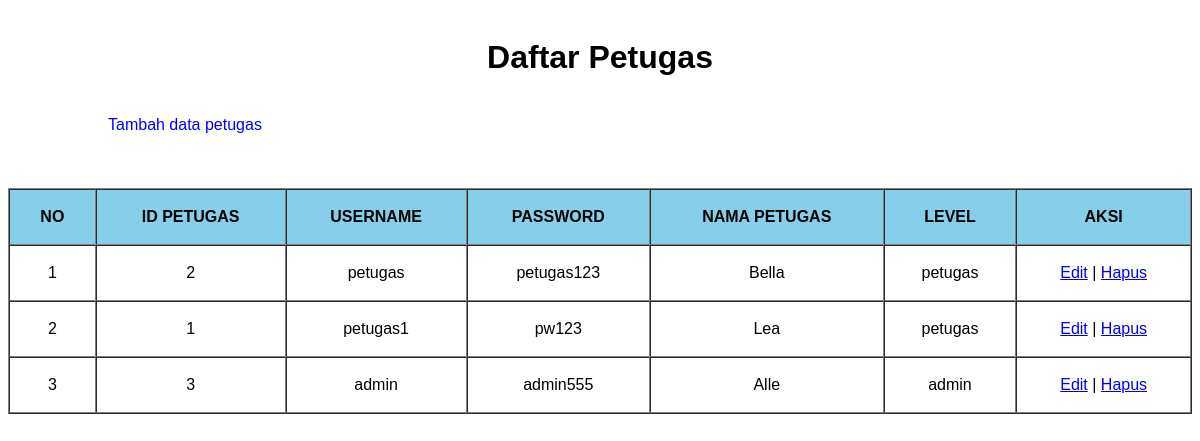
Screenshot of /crud_petugas/index.php with the database file from the repository.
### tables this page shows
CREATE TABLE `petugas` (
  `id_petugas` int(11) NOT NULL,
  `username` varchar(25) NOT NULL,
  `password` varchar(32) NOT NULL,
  `nama_petugas` varchar(35) NOT NULL,
  `level` enum('admin','petugas') NOT NULL
);

### crud_petugas/functions.php (called while the page is built, shortened)
<?php
$conn = mysqli_connect("localhost", "root", "", "db_spp");
function query($query) {
	global $conn;
	$result = mysqli_query($conn, $query);
	$rows = [];
	while( $row = mysqli_fetch_assoc($result) ) {
		$rows[]= $row;
	}
	return $rows;;
}
 ?>

### crud_petugas/index.php (the view, shortened to what this page needs)
<?php
require 'functions.php';
$petugas = query("SELECT * FROM petugas ");
?>
<!DOCTYPE html>
<html>
<head>
</head>
<body>
	<h1>Daftar Petugas</h1>
	<a class="tmbh" href="tambah_petugas.php">Tambah data petugas</a>
	<br><br><br><br>
	<table border="1" cellpadding="10" cellspacing="0">
		<tr>
			<th>NO</th>
			<th>ID PETUGAS</th>
			<th>USERNAME</th>
			<th>PASSWORD</th>
			<th>NAMA PETUGAS</th>
			<th>LEVEL</th>
			<th>AKSI</th>
		</tr>
		<?php $i = 1; ?>
		<?php foreach( $petugas as $row) : ?>
		<tr>
			<td><?= $i; ?></td>
			<td><?= $row["id_petugas"]; ?></td>
			<td><?= $row["username"]; ?></td>
			<td><?= $row["password"]; ?></td>
			<td><?= $row["nama_petugas"]; ?></td>
			<td><?= $row["level"]; ?></td>
			<td >
				<a href="edit_petugas.php?id_petugas=<?= $row["id_petugas"]; ?>">Edit</a> |
				<a href="hapus_petugas.php?id_petugas=<?= $row["id_petugas"]; ?>" onclick="return confirm('Ingin Menghapus Data?')">Hapus</a>
			</td>
		</tr>
		<?php $i++; ?>
	<?php endforeach; ?>
	</table>
</body>
</html>

### crud_petugas/index.php (style rules this page uses)
* { font-family: sans-serif; }
table { width: 100%; }
th, td, h1 { padding: 18px; text-align: center; }
th { background-color: skyblue; }
.tmbh { text-decoration: none; color: blue; margin-left: 100px; }

### rows the page displays
petugas: id_petugas "2", username "petugas", password "petugas123", nama_petugas "Bella", level "petugas"
petugas: id_petugas "1", username "petugas1", password "pw123", nama_petugas "Lea", level "petugas"
petugas: id_petugas "3", username "admin", password "admin555", nama_petugas "Alle", level "admin"
